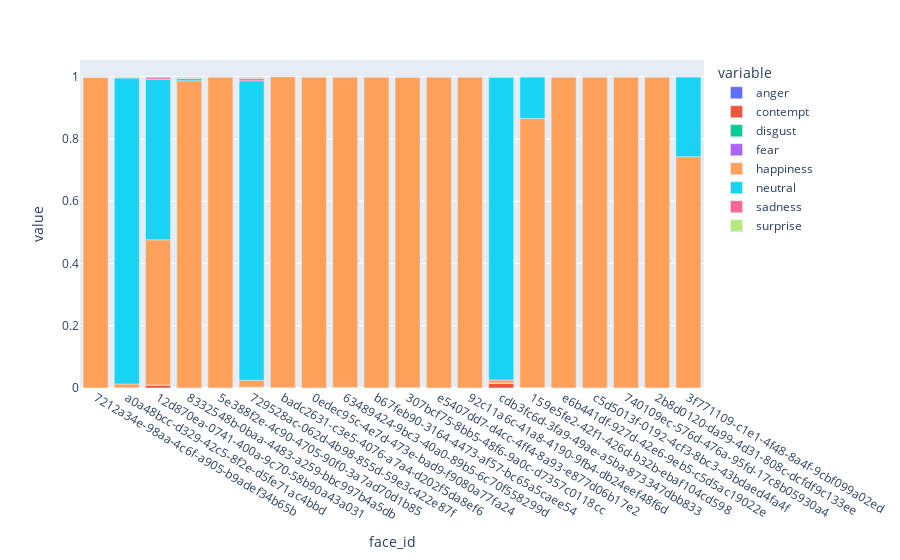

The notebook cell this image was saved under:
### Code cell
barchart = px.bar(
    df,
    x='face_id',
    y=emotions,
)
barchart

### Figure 1 — Plotly figure (JSON) as saved in the notebook; plotly's stock layout.template omitted (floating-point values rounded to 4 significant figures)
{"data": [{"alignmentgroup": "True", "hovertemplate": "variable=anger<br>face_id=%{x}<br>value=%{y}<extra></extra>", "legendgroup": "anger", "marker": {"color": "#636efa"}, "name": "anger", "offsetgroup": "anger", "orientation": "v", "showlegend": true, "textposition": "auto", "type": "bar", "x": ["7212a34e-98aa-4c6f-a905-b9adef34b65b", "a0a48bcc-d329-42c5-8f2e-d5fe71ac4bbd", "12d870ea-0741-400a-9c70-58b90a43a031", "8332548b-0baa-4483-a259-bbc997b4a5db", "5e388f2e-4c90-4705-90f0-3a7ad70d1b85", "729528ac-062d-4b98-855d-59e3c422e87f", "badc2631-c3e5-4076-a7a4-d202f5da8ef6", "0edec95c-4e7d-473e-bad9-f9080a77fa24", "63489424-9bc3-40a0-89b5-6c70f558299d", "b67feb90-3164-4473-af57-bc65a5caee54", "307bcf75-8bb5-48f6-9a0c-d7357c0118cc", "e5407dd7-d4cc-4ff4-8a93-e877d06b17e2", "92c11a6c-41a8-4190-9fb4-db24eef48f6d", "cdb3fc6d-3fa9-49ae-a5ba-873347dbb833", "159e5fe2-42f1-426d-b32b-ebaf104cd598", "e6b441df-927d-42e6-9eb5-c5d5ac19022e", "c5d5013f-0192-4cf3-8bc3-43bdaed4fa4f", "740109ec-576d-476a-95fd-17c8b05930a4", "2b8d0120-da99-4d31-808c-dcfdf9c133ee", "3f771109-c1e1-4f48-8a4f-9cbf099a02ed"], "xaxis": "x", "y": [0, 0, 0, 0, 0, 0, 0, 0, 0, 0, 0, 0, 0, 0, 0, 0, 0, 0, 0, 0], "yaxis": "y"}, {"alignmentgroup": "True", "hovertemplate": "variable=contempt<br>face_id=%{x}<br>value=%{y}<extra></extra>", "legendgroup": "contempt", "marker": {"color": "#EF553B"}, "name": "contempt", "offsetgroup": "contempt", "orientation": "v", "showlegend": true, "textposition": "auto", "type": "bar", "x": ["7212a34e-98aa-4c6f-a905-b9adef34b65b", "a0a48bcc-d329-42c5-8f2e-d5fe71ac4bbd", "12d870ea-0741-400a-9c70-58b90a43a031", "8332548b-0baa-4483-a259-bbc997b4a5db", "5e388f2e-4c90-4705-90f0-3a7ad70d1b85", "729528ac-062d-4b98-855d-59e3c422e87f", "badc2631-c3e5-4076-a7a4-d202f5da8ef6", "0edec95c-4e7d-473e-bad9-f9080a77fa24", "63489424-9bc3-40a0-89b5-6c70f558299d", "b67feb90-3164-4473-af57-bc65a5caee54", "307bcf75-8bb5-48f6-9a0c-d7357c0118cc", "e5407dd7-d4cc-4ff4-8a93-e877d06b17e2", "92c11a6c-41a8-4190-9fb4-db24eef48f6d", "cdb3fc6d-3fa9-49ae-a5ba-873347dbb833", "159e5fe2-42f1-426d-b32b-ebaf104cd598", "e6b441df-927d-42e6-9eb5-c5d5ac19022e", "c5d5013f-0192-4cf3-8bc3-43bdaed4fa4f", "740109ec-576d-476a-95fd-17c8b05930a4", "2b8d0120-da99-4d31-808c-dcfdf9c133ee", "3f771109-c1e1-4f48-8a4f-9cbf099a02ed"], "xaxis": "x", "y": [0, 0.001, 0.01, 0, 0, 0.003, 0.001, 0, 0, 0, 0.001, 0, 0, 0.016, 0.001, 0, 0, 0, 0, 0], "yaxis": "y"}, {"alignmentgroup": "True", "hovertemplate": "variable=disgust<br>face_id=%{x}<br>value=%{y}<extra></extra>", "legendgroup": "disgust", "marker": {"color": "#00cc96"}, "name": "disgust", "offsetgroup": "disgust", "orientation": "v", "showlegend": true, "textposition": "auto", "type": "bar", "x": ["7212a34e-98aa-4c6f-a905-b9adef34b65b", "a0a48bcc-d329-42c5-8f2e-d5fe71ac4bbd", "12d870ea-0741-400a-9c70-58b90a43a031", "8332548b-0baa-4483-a259-bbc997b4a5db", "5e388f2e-4c90-4705-90f0-3a7ad70d1b85", "729528ac-062d-4b98-855d-59e3c422e87f", "badc2631-c3e5-4076-a7a4-d202f5da8ef6", "0edec95c-4e7d-473e-bad9-f9080a77fa24", "63489424-9bc3-40a0-89b5-6c70f558299d", "b67feb90-3164-4473-af57-bc65a5caee54", "307bcf75-8bb5-48f6-9a0c-d7357c0118cc", "e5407dd7-d4cc-4ff4-8a93-e877d06b17e2", "92c11a6c-41a8-4190-9fb4-db24eef48f6d", "cdb3fc6d-3fa9-49ae-a5ba-873347dbb833", "159e5fe2-42f1-426d-b32b-ebaf104cd598", "e6b441df-927d-42e6-9eb5-c5d5ac19022e", "c5d5013f-0192-4cf3-8bc3-43bdaed4fa4f", "740109ec-576d-476a-95fd-17c8b05930a4", "2b8d0120-da99-4d31-808c-dcfdf9c133ee", "3f771109-c1e1-4f48-8a4f-9cbf099a02ed"], "xaxis": "x", "y": [0, 0, 0, 0, 0, 0, 0, 0, 0.002, 0, 0, 0, 0, 0, 0, 0, 0, 0, 0, 0], "yaxis": "y"}, {"alignmentgroup": "True", "hovertemplate": "variable=fear<br>face_id=%{x}<br>value=%{y}<extra></extra>", "legendgroup": "fear", "marker": {"color": "#ab63fa"}, "name": "fear", "offsetgroup": "fear", "orientation": "v", "showlegend": true, "textposition": "auto", "type": "bar", "x": ["7212a34e-98aa-4c6f-a905-b9adef34b65b", "a0a48bcc-d329-42c5-8f2e-d5fe71ac4bbd", "12d870ea-0741-400a-9c70-58b90a43a031", "8332548b-0baa-4483-a259-bbc997b4a5db", "5e388f2e-4c90-4705-90f0-3a7ad70d1b85", "729528ac-062d-4b98-855d-59e3c422e87f", "badc2631-c3e5-4076-a7a4-d202f5da8ef6", "0edec95c-4e7d-473e-bad9-f9080a77fa24", "63489424-9bc3-40a0-89b5-6c70f558299d", "b67feb90-3164-4473-af57-bc65a5caee54", "307bcf75-8bb5-48f6-9a0c-d7357c0118cc", "e5407dd7-d4cc-4ff4-8a93-e877d06b17e2", "92c11a6c-41a8-4190-9fb4-db24eef48f6d", "cdb3fc6d-3fa9-49ae-a5ba-873347dbb833", "159e5fe2-42f1-426d-b32b-ebaf104cd598", "e6b441df-927d-42e6-9eb5-c5d5ac19022e", "c5d5013f-0192-4cf3-8bc3-43bdaed4fa4f", "740109ec-576d-476a-95fd-17c8b05930a4", "2b8d0120-da99-4d31-808c-dcfdf9c133ee", "3f771109-c1e1-4f48-8a4f-9cbf099a02ed"], "xaxis": "x", "y": [0, 0, 0, 0, 0, 0, 0, 0, 0, 0, 0, 0, 0, 0, 0, 0, 0, 0, 0, 0], "yaxis": "y"}, {"alignmentgroup": "True", "hovertemplate": "variable=happiness<br>face_id=%{x}<br>value=%{y}<extra></extra>", "legendgroup": "happiness", "marker": {"color": "#FFA15A"}, "name": "happiness", "offsetgroup": "happiness", "orientation": "v", "showlegend": true, "textposition": "auto", "type": "bar", "x": ["7212a34e-98aa-4c6f-a905-b9adef34b65b", "a0a48bcc-d329-42c5-8f2e-d5fe71ac4bbd", "12d870ea-0741-400a-9c70-58b90a43a031", "8332548b-0baa-4483-a259-bbc997b4a5db", "5e388f2e-4c90-4705-90f0-3a7ad70d1b85", "729528ac-062d-4b98-855d-59e3c422e87f", "badc2631-c3e5-4076-a7a4-d202f5da8ef6", "0edec95c-4e7d-473e-bad9-f9080a77fa24", "63489424-9bc3-40a0-89b5-6c70f558299d", "b67feb90-3164-4473-af57-bc65a5caee54", "307bcf75-8bb5-48f6-9a0c-d7357c0118cc", "e5407dd7-d4cc-4ff4-8a93-e877d06b17e2", "92c11a6c-41a8-4190-9fb4-db24eef48f6d", "cdb3fc6d-3fa9-49ae-a5ba-873347dbb833", "159e5fe2-42f1-426d-b32b-ebaf104cd598", "e6b441df-927d-42e6-9eb5-c5d5ac19022e", "c5d5013f-0192-4cf3-8bc3-43bdaed4fa4f", "740109ec-576d-476a-95fd-17c8b05930a4", "2b8d0120-da99-4d31-808c-dcfdf9c133ee", "3f771109-c1e1-4f48-8a4f-9cbf099a02ed"], "xaxis": "x", "y": [0.999, 0.012, 0.466, 0.987, 1, 0.022, 0.999, 1, 0.998, 1, 0.998, 1, 1, 0.01, 0.865, 1, 1, 1, 1, 0.743], "yaxis": "y"}, {"alignmentgroup": "True", "hovertemplate": "variable=neutral<br>face_id=%{x}<br>value=%{y}<extra></extra>", "legendgroup": "neutral", "marker": {"color": "#19d3f3"}, "name": "neutral", "offsetgroup": "neutral", "orientation": "v", "showlegend": true, "textposition": "auto", "type": "bar", "x": ["7212a34e-98aa-4c6f-a905-b9adef34b65b", "a0a48bcc-d329-42c5-8f2e-d5fe71ac4bbd", "12d870ea-0741-400a-9c70-58b90a43a031", "8332548b-0baa-4483-a259-bbc997b4a5db", "5e388f2e-4c90-4705-90f0-3a7ad70d1b85", "729528ac-062d-4b98-855d-59e3c422e87f", "badc2631-c3e5-4076-a7a4-d202f5da8ef6", "0edec95c-4e7d-473e-bad9-f9080a77fa24", "63489424-9bc3-40a0-89b5-6c70f558299d", "b67feb90-3164-4473-af57-bc65a5caee54", "307bcf75-8bb5-48f6-9a0c-d7357c0118cc", "e5407dd7-d4cc-4ff4-8a93-e877d06b17e2", "92c11a6c-41a8-4190-9fb4-db24eef48f6d", "cdb3fc6d-3fa9-49ae-a5ba-873347dbb833", "159e5fe2-42f1-426d-b32b-ebaf104cd598", "e6b441df-927d-42e6-9eb5-c5d5ac19022e", "c5d5013f-0192-4cf3-8bc3-43bdaed4fa4f", "740109ec-576d-476a-95fd-17c8b05930a4", "2b8d0120-da99-4d31-808c-dcfdf9c133ee", "3f771109-c1e1-4f48-8a4f-9cbf099a02ed"], "xaxis": "x", "y": [0, 0.983, 0.516, 0.008, 0, 0.962, 0.001, 0, 0, 0, 0.001, 0, 0, 0.972, 0.134, 0, 0, 0, 0, 0.257], "yaxis": "y"}, {"alignmentgroup": "True", "hovertemplate": "variable=sadness<br>face_id=%{x}<br>value=%{y}<extra></extra>", "legendgroup": "sadness", "marker": {"color": "#FF6692"}, "name": "sadness", "offsetgroup": "sadness", "orientation": "v", "showlegend": true, "textposition": "auto", "type": "bar", "x": ["7212a34e-98aa-4c6f-a905-b9adef34b65b", "a0a48bcc-d329-42c5-8f2e-d5fe71ac4bbd", "12d870ea-0741-400a-9c70-58b90a43a031", "8332548b-0baa-4483-a259-bbc997b4a5db", "5e388f2e-4c90-4705-90f0-3a7ad70d1b85", "729528ac-062d-4b98-855d-59e3c422e87f", "badc2631-c3e5-4076-a7a4-d202f5da8ef6", "0edec95c-4e7d-473e-bad9-f9080a77fa24", "63489424-9bc3-40a0-89b5-6c70f558299d", "b67feb90-3164-4473-af57-bc65a5caee54", "307bcf75-8bb5-48f6-9a0c-d7357c0118cc", "e5407dd7-d4cc-4ff4-8a93-e877d06b17e2", "92c11a6c-41a8-4190-9fb4-db24eef48f6d", "cdb3fc6d-3fa9-49ae-a5ba-873347dbb833", "159e5fe2-42f1-426d-b32b-ebaf104cd598", "e6b441df-927d-42e6-9eb5-c5d5ac19022e", "c5d5013f-0192-4cf3-8bc3-43bdaed4fa4f", "740109ec-576d-476a-95fd-17c8b05930a4", "2b8d0120-da99-4d31-808c-dcfdf9c133ee", "3f771109-c1e1-4f48-8a4f-9cbf099a02ed"], "xaxis": "x", "y": [0.001, 0.002, 0.007, 0, 0, 0.007, 0, 0, 0, 0, 0, 0, 0, 0.002, 0, 0, 0, 0, 0, 0], "yaxis": "y"}, {"alignmentgroup": "True", "hovertemplate": "variable=surprise<br>face_id=%{x}<br>value=%{y}<extra></extra>", "legendgroup": "surprise", "marker": {"color": "#B6E880"}, "name": "surprise", "offsetgroup": "surprise", "orientation": "v", "showlegend": true, "textposition": "auto", "type": "bar", "x": ["7212a34e-98aa-4c6f-a905-b9adef34b65b", "a0a48bcc-d329-42c5-8f2e-d5fe71ac4bbd", "12d870ea-0741-400a-9c70-58b90a43a031", "8332548b-0baa-4483-a259-bbc997b4a5db", "5e388f2e-4c90-4705-90f0-3a7ad70d1b85", "729528ac-062d-4b98-855d-59e3c422e87f", "badc2631-c3e5-4076-a7a4-d202f5da8ef6", "0edec95c-4e7d-473e-bad9-f9080a77fa24", "63489424-9bc3-40a0-89b5-6c70f558299d", "b67feb90-3164-4473-af57-bc65a5caee54", "307bcf75-8bb5-48f6-9a0c-d7357c0118cc", "e5407dd7-d4cc-4ff4-8a93-e877d06b17e2", "92c11a6c-41a8-4190-9fb4-db24eef48f6d", "cdb3fc6d-3fa9-49ae-a5ba-873347dbb833", "159e5fe2-42f1-426d-b32b-ebaf104cd598", "e6b441df-927d-42e6-9eb5-c5d5ac19022e", "c5d5013f-0192-4cf3-8bc3-43bdaed4fa4f", "740109ec-576d-476a-95fd-17c8b05930a4", "2b8d0120-da99-4d31-808c-dcfdf9c133ee", "3f771109-c1e1-4f48-8a4f-9cbf099a02ed"], "xaxis": "x", "y": [0, 0.002, 0, 0.004, 0, 0.005, 0, 0, 0, 0, 0, 0, 0, 0, 0, 0, 0, 0, 0, 0], "yaxis": "y"}], "layout": {"barmode": "relative", "legend": {"title": {"text": "variable"}, "tracegroupgap": 0}, "margin": {"t": 60}, "xaxis": {"anchor": "y", "domain": [0, 1], "title": {"text": "face_id"}}, "yaxis": {"anchor": "x", "domain": [0, 1], "title": {"text": "value"}}}}
